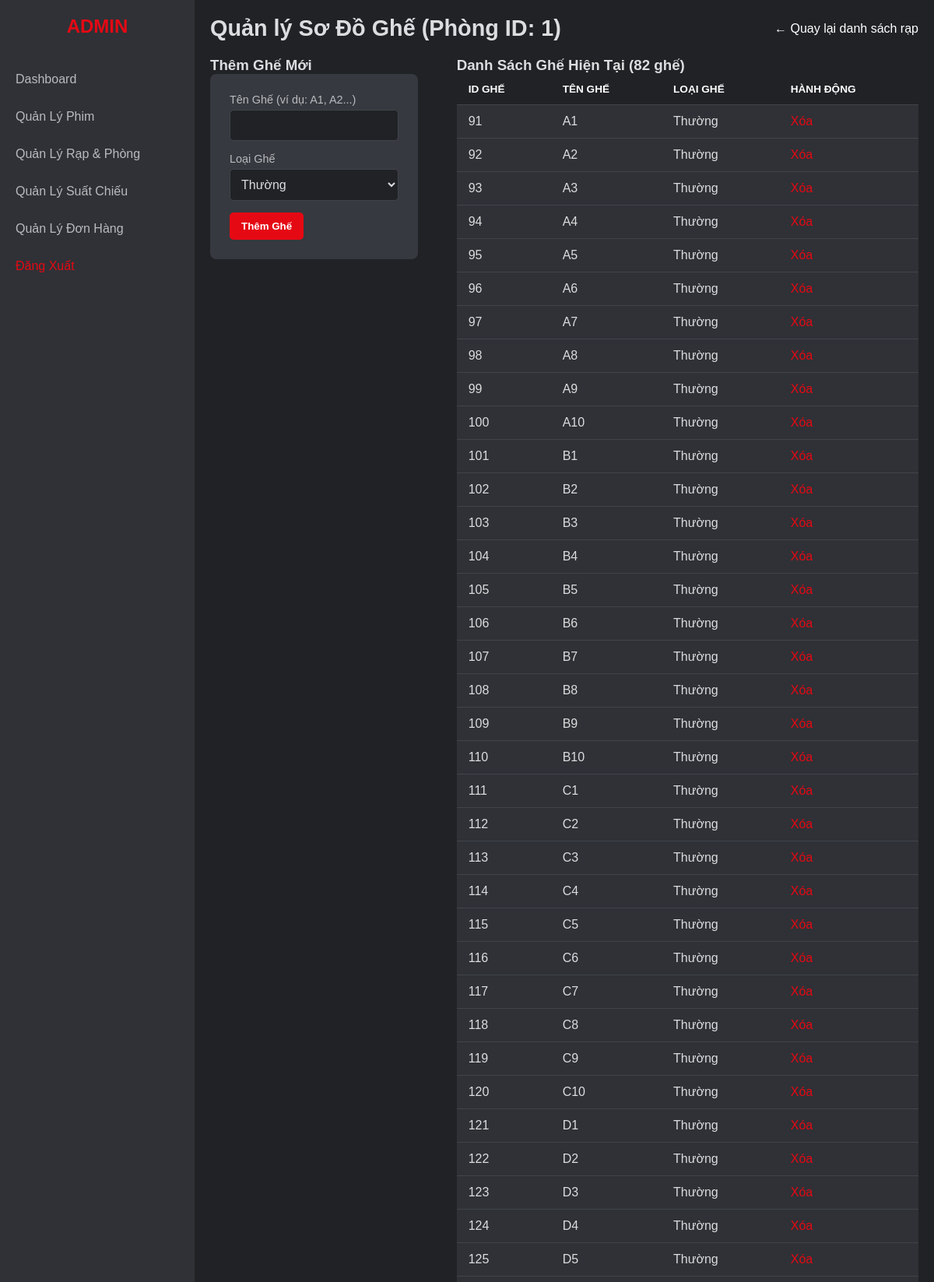
/ADMIN/edit_room.php?phong_id=1 (signed in, upper part), run on the app's committed database.
### tables this page shows
CREATE TABLE `ghe` (
  `Id` int(11) NOT NULL,
  `TenGhe` varchar(10) NOT NULL,
  `LoaiGhe` varchar(20) DEFAULT 'Thuong',
  `IdPhongChieu` int(11) DEFAULT NULL
);

### BACKEND/Database.php (called while the page is built, shortened)
<?php
class Database {
    private $host = "localhost";
    private $db_name = "bookingfilm";
    private $username = "root";
    private $password = "";
    public function getConnection() {
        $this->conn = null;
        try {
            $this->conn = new mysqli($this->host, $this->username, $this->password, $this->db_name);
            $this->conn->set_charset("utf8mb4");
        } catch(Exception $e) {
            echo "Lỗi kết nối CSDL: " . $e->getMessage();
        }
        return $this->conn;
    }
}
?>

### BACKEND/DAO/GheDao.php (called while the page is built, shortened)
<?php
include_once __DIR__ . '/../Database.php';
include_once __DIR__ . '/../DTO/Ghe.php';
class GheDAO {
    private $db;
    public function __construct() {
        $this->db = (new Database())->getConnection();
    }
    public function getGheByPhongChieuId($idPhongChieu) {
        $sql = "SELECT * FROM ghe WHERE IdPhongChieu = ?
                ORDER BY
                    LEFT(TenGhe, 1) ASC, -- Sắp xếp theo chữ cái (A, B, C...)
                    CAST(SUBSTRING(TenGhe, 2) AS UNSIGNED) ASC";
        $stmt = $this->db->prepare($sql);
        $stmt->bind_param("i", $idPhongChieu);
        $stmt->execute();
        $result = $stmt->get_result();
        $gheList = [];
        if ($result->num_rows > 0) {
            while($row = $result->fetch_assoc()) {
                $ghe = new Ghe();
                $ghe->setId($row['Id']);
                $ghe->setTenGhe($row['TenGhe']);
                $ghe->setLoaiGhe($row['LoaiGhe']);
                $ghe->setIdPhongChieu($row['IdPhongChieu']);
                $gheList[] = $ghe;
            }
        }
        return $gheList;
    }
}
?>

### BACKEND/DTO/Ghe.php (called while the page is built, shortened)
<?php
class Ghe {
    private $Id;
    private $TenGhe;
    private $LoaiGhe;
    public function getId() {
        return $this->Id;
    }
    public function getTenGhe() {
        return $this->TenGhe;
    }
    public function getLoaiGhe() {
        return $this->LoaiGhe;
    }
    public function setId($id) {
        $this->Id = $id;
    }
    public function setTenGhe($ten) {
        $this->TenGhe = $ten;
    }
    public function setLoaiGhe($loai) {
        $this->LoaiGhe = $loai;
    }
}
?>

### ADMIN/edit_room.php (the view, shortened to what this page needs)
<?php
include_once dirname(__DIR__) . '/TEMPLATES/admin_header.php';
include_once dirname(__DIR__) . '/BACKEND/DAO/GheDAO.php';
$phong_id = (int)$_GET['phong_id'];
$gheDAO = new GheDAO();
$listGhe = $gheDAO->getGheByPhongChieuId($phong_id);
?>
<main class="main-content">
    <header class="main-header">
        <h1>Quản lý Sơ Đồ Ghế (Phòng ID: <?php echo $phong_id; ?>)</h1>
        <a href="rooms.php" style="color: #fff; text-decoration: none;">&larr; Quay lại danh sách rạp</a>
    </header>
    <div style="display: flex; gap: 20px;">
        <div style="flex: 1;">
            <h3>Thêm Ghế Mới</h3>
            <form action="../BACKEND/CONTROLLER/GheController.php" method="POST" class="modal-content" style="position: relative; max-width: none;">
                <div class="form-group">
                    <label for="tenGhe">Tên Ghế (ví dụ: A1, A2...)</label>
                    <input type="text" id="tenGhe" name="tenGhe" required>
                </div>
                <div class="form-group">
                    <label for="loaiGhe">Loại Ghế</label>
                    <select id="loaiGhe" name="loaiGhe" required>
                        <option value="Thuong">Thường</option>
                    </select>
                </div>
                <button type="submit" class="add-new-btn">Thêm Ghế</button>
            </form>
        </div>
        <div style="flex: 2;">
            <h3>Danh Sách Ghế Hiện Tại (<?php echo count($listGhe); ?> ghế)</h3>
            <table class="content-table">
                <thead>
                    <tr>
                        <th>ID Ghế</th>
                        <th>Tên Ghế</th>
                        <th>Loại Ghế</th>
                        <th>Hành Động</th>
                    </tr>
                </thead>
                <tbody>
                    <?php
                    if (count($listGhe) > 0) {
                        foreach($listGhe as $ghe) {
                    ?>
                        <tr>
                            <td><?php echo $ghe->getId(); ?></td>
                            <td><?php echo htmlspecialchars($ghe->getTenGhe()); ?></td>
                            <td>
                                <?php if($ghe->getLoaiGhe() == 'VIP'): ?>
                                    <span style="color: #e50914; font-weight: bold;">VIP</span>
                                <?php else: ?>
                                    <span>Thường</span>
                                <?php endif; ?>
                            </td>
                            <td>
                                <form action="../BACKEND/CONTROLLER/GheController.php" method="POST" class="delete-form">
                                    <button type="submit" class="action-btn delete"
                                            onclick="return confirm('Bạn có chắc muốn xóa ghế <?php echo htmlspecialchars($ghe->getTenGhe()); ?>?');">
                                        Xóa
                                    </button>
                                </form>
                            </td>
                        </tr>
                    <?php
                        }
                    } else {
                        echo "<tr><td colspan='4'>Phòng này chưa có ghế nào.</td></tr>";
                    }
                    ?>
                </tbody>
            </table>
        </div>
    </div>
</main>
<?php
include_once dirname(__DIR__) . '/TEMPLATES/admin_footer.php';
?>

### TEMPLATES/admin_header.php (style rules this page uses)
* { box-sizing: border-box; margin: 0; padding: 0; }
body { font-family: Arial, sans-serif; background-color: #202225; color: #dcddde; display: flex; min-height: 100vh; }
.main-content { flex-grow: 1; padding: 20px; }
.main-header { display: flex; justify-content: space-between; align-items: center; margin-bottom: 20px; }
.main-header h1 { font-size: 1.8rem; }
.add-new-btn { background-color: #e50914; color: white; padding: 10px 15px; border: none; border-radius: 5px; font-weight: bold; cursor: pointer; transition: background-color 0.3s; }
.content-table { width: 100%; border-collapse: collapse; background-color: #2f3136; border-radius: 8px; overflow: hidden; }
.content-table th, .content-table td { padding: 12px 15px; text-align: left; border-bottom: 1px solid #40444b; }
.content-table th { background-color: #202225; color: #fff; text-transform: uppercase; font-size: 0.85rem; }
.action-btn { color: #61d9a4; text-decoration: none; margin-right: 10px; font-weight: 500; cursor: pointer; }
.delete-form { display: inline-block; }
.action-btn.delete { color: #e50914; background: none; border: none; font: inherit; padding: 0; }
.modal-content { background-color: #36393f; padding: 25px; border-radius: 8px; width: 90%; max-width: 500px; position: relative; max-height: 90vh; overflow-y: auto; }
.form-group { margin-bottom: 15px; }
.form-group label { display: block; margin-bottom: 5px; color: #b9bbbe; font-size: 0.9rem; font-weight: 500; }
.form-group input, .form-group textarea, .form-group select { width: 100%; padding: 10px; background-color: #202225; border: 1px solid #40444b; border-radius: 5px; color: #dcddde; font-size: 1rem; }

### data on the page
ghe: Id "91", TenGhe "A1", LoaiGhe "Thường"
ghe: Id "92", TenGhe "A2", LoaiGhe "Thường"
ghe: Id "93", TenGhe "A3", LoaiGhe "Thường"
ghe: Id "94", TenGhe "A4", LoaiGhe "Thường"
ghe: Id "95", TenGhe "A5", LoaiGhe "Thường"
ghe: Id "96", TenGhe "A6", LoaiGhe "Thường"
ghe: Id "97", TenGhe "A7", LoaiGhe "Thường"
ghe: Id "98", TenGhe "A8", LoaiGhe "Thường"
ghe: Id "99", TenGhe "A9", LoaiGhe "Thường"
ghe: Id "100", TenGhe "A10", LoaiGhe "Thường"
ghe: Id "101", TenGhe "B1", LoaiGhe "Thường"
ghe: Id "102", TenGhe "B2", LoaiGhe "Thường"
ghe: Id "103", TenGhe "B3", LoaiGhe "Thường"
ghe: Id "104", TenGhe "B4", LoaiGhe "Thường"
ghe: Id "105", TenGhe "B5", LoaiGhe "Thường"
ghe: Id "106", TenGhe "B6", LoaiGhe "Thường"
ghe: Id "107", TenGhe "B7", LoaiGhe "Thường"
ghe: Id "108", TenGhe "B8", LoaiGhe "Thường"
ghe: Id "109", TenGhe "B9", LoaiGhe "Thường"
ghe: Id "110", TenGhe "B10", LoaiGhe "Thường"
ghe: Id "111", TenGhe "C1", LoaiGhe "Thường"
ghe: Id "112", TenGhe "C2", LoaiGhe "Thường"
ghe: Id "113", TenGhe "C3", LoaiGhe "Thường"
ghe: Id "114", TenGhe "C4", LoaiGhe "Thường"
ghe: Id "115", TenGhe "C5", LoaiGhe "Thường"
ghe: Id "116", TenGhe "C6", LoaiGhe "Thường"
ghe: Id "117", TenGhe "C7", LoaiGhe "Thường"
ghe: Id "118", TenGhe "C8", LoaiGhe "Thường"
ghe: Id "119", TenGhe "C9", LoaiGhe "Thường"
ghe: Id "120", TenGhe "C10", LoaiGhe "Thường"
ghe: Id "121", TenGhe "D1", LoaiGhe "Thường"
ghe: Id "122", TenGhe "D2", LoaiGhe "Thường"
ghe: Id "123", TenGhe "D3", LoaiGhe "Thường"
ghe: Id "124", TenGhe "D4", LoaiGhe "Thường"
ghe: Id "125", TenGhe "D5", LoaiGhe "Thường"

### other printed values
$phong_id "1"
count($listGhe) "82"
